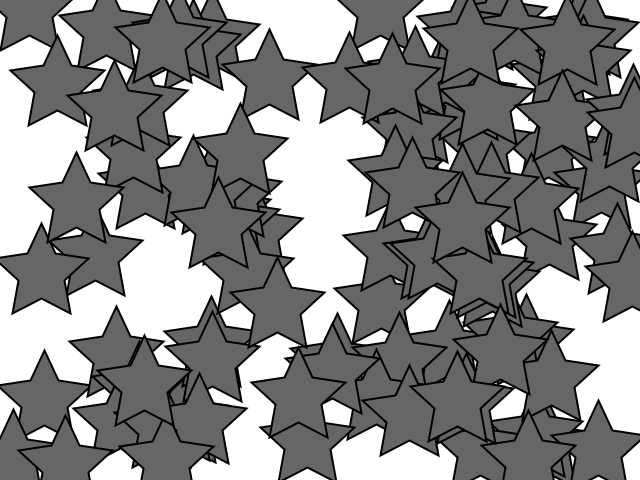
Frame 1 (no input)
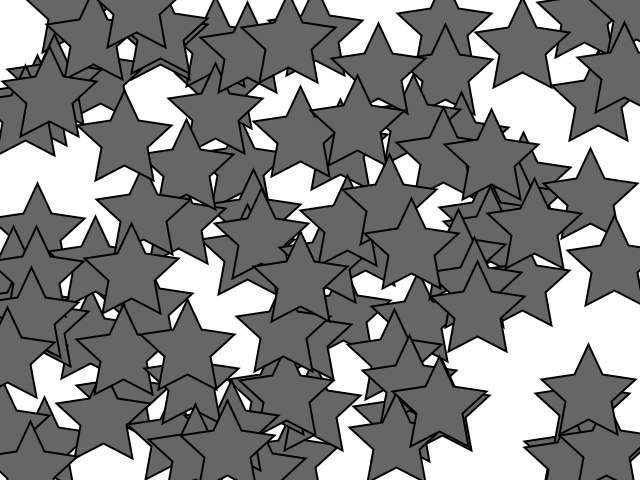
Frame 60 (the mouse pressed at the canvas centre just before this capture)
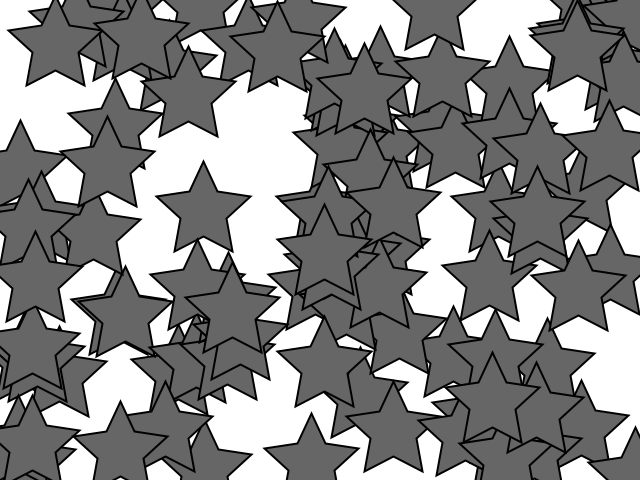
Frame 120 (the mouse held since frame 60 and released just before this capture)

The Processing sketch that drew these frames (run headless with seeded random() and noise(); from frame 60 on, the mouse is pressed at the canvas centre):

// Processing sketch: exercise_14_12
// ── exercise_14_12.pde
Star[] stars;

void setup() {
  size(640, 480);
  stars = new Star[100];
  for (int i = 0; i < stars.length; i++) {
    stars[i] = new Star(random(width), random(height));
  }
}

void draw() {
  background(255);
  for (int i = 0; i < stars.length; i++) {
    stars[i].move();
    stars[i].display();
  }
}
// ── Star.pde
class Star {

  PShape shape;
  float x;
  float y;
  float speedX;
  float speedY;

  Star(float _x, float _y) {
    
    x = _x;
    y = _y;
    speedX = random(-5,5);
    speedY = random(-5,5);
    
    shape = createShape();
    shape.beginShape();
    shape.fill(102);
    shape.stroke(0);
    shape.strokeWeight(2);
    shape.vertex(0, -50);
    shape.vertex(14, -20);
    shape.vertex(47, -15);
    shape.vertex(23, 7);
    shape.vertex(29, 40);
    shape.vertex(0, 25);
    shape.vertex(-29, 40);
    shape.vertex(-23, 7);
    shape.vertex(-47, -15);
    shape.vertex(-14, -20);
    shape.endShape(CLOSE);
  }
  
  void move() {
    x += speedX;
    if (x > width) {
      x = x - width;
    }
    else if (x < 0) {
      x = x + width;
    }
    
    y += speedY;
    if (y > height) {
      y = y - height;
    }
    else if (y < 0) {
      y = y + height;
    }
  }

  void display() {
    pushMatrix();
    translate(x, y);
    shape(shape);
    popMatrix();
  }
}
